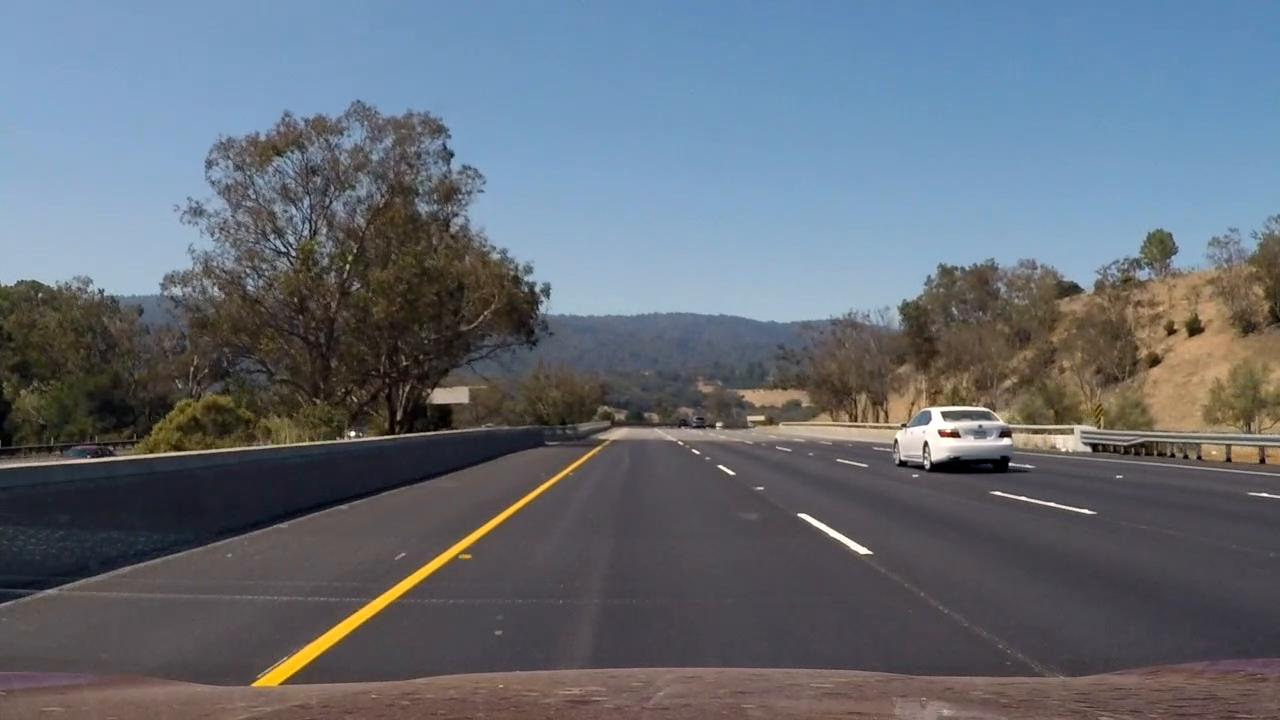
#> input picture test_extra/project_500.jpeg, 1280 x 720 px
$ jupyter execute --allow-errors P5.ipynb   (shell and % lines are left out)   (older library calls are emulated)
#> lines starting #> are read from the running program, lines starting #| are printed output that depends on the picture; after the words box and inside, x2 and y2 are one past the last pixel; in counts of white or black regions, pixels touching at a corner belong together
### code/DataArguAuti.py
import pandas as pd
import seaborn as sns
import numpy as np
import matplotlib.pyplot as plt
import cv2
import scipy.stats as stats
from tqdm import tqdm
import os
from sklearn.metrics import confusion_matrix, auc, roc_auc_score
import matplotlib.pyplot as plt
import sklearn
from skimage.feature import hog
import pandas as pd
import os
from tqdm import tqdm
from sklearn.model_selection import train_test_split
from sklearn.svm import LinearSVC,SVC
from sklearn.preprocessing import StandardScaler
import time
from scipy.ndimage.measurements import label
import numpy as np
import functools

sns.set_style("ticks")

np.random.seed(0)

# [18 lines left out: functions isIntersect, fitGamma, not called in this run]

def draw_boxes(img, bboxes, color=(0, 0, 255), thick=6):
    imcopy = np.copy(img)
    for bbox in bboxes:
        cv2.rectangle(imcopy, (bbox[0],bbox[1]), (bbox[2],bbox[3]), color, thick)

    return imcopy

# [34 lines left out: functions generator, plotArgumentationInRaw, not called in this run]


class dataArgumentForAutti(object):
    def __init__(self, annoFile, root_dir, ratio_nonCars=5):
#> further down, img is the input picture: shape (720, 1280, 3); mean B, G, R 117.3, 107.5, 100
        self.annoFile = annoFile
        self.root_dir = root_dir
        self.ratio_nonCars = ratio_nonCars
        self.pd_extra1 = pd.read_csv(annoFile, header=None, sep="\s+")
        self.pd_extra1 = self.pd_extra1.where((self.pd_extra1[6]=="car") |\
                                              (self.pd_extra1[6]=="truck")
                        ).dropna()


    # [83 lines left out: functions _getHeightWidth, _generateNoCar_fromFile, _parseBoxes, generateExtraFile, not called in this run]

### P5.ipynb
# 1. Histogram of Oriented Gradients (HOG)

## 1.1. Explain how (and identify where in your code) you extracted HOG features from the training images.

The code for this step is contained in the first code cell of the IPython notebook (or in lines # through # of the file called some_file.py).

I started by reading in all the vehicle and non-vehicle images. Here is an example of one of each of the vehicle and non-vehicle classes:

Vehicle|NonVehicle
---|---
|
|
|

[cell 1]
import pandas as pd
import seaborn as sns
import numpy as np
import matplotlib.pyplot as plt
import sys
import cv2
import scipy.stats as stats
from tqdm import tqdm
import os
from sklearn.metrics import confusion_matrix, auc, roc_auc_score
import matplotlib.pyplot as plt
import sklearn
from skimage.feature import hog
import pandas as pd
import os
from tqdm import tqdm
from sklearn.model_selection import train_test_split
from sklearn.svm import LinearSVC,SVC
from sklearn.preprocessing import StandardScaler
import time
from scipy.ndimage.measurements import label
import numpy as np
import functools
import pickle

sys.path.append("./code/")

from   DetectingBoxes import *
import DataArguAuti   as m_Auti

sns.set_style("ticks")

np.random.seed(0)

## 1.2. Explain how you settled on your final choice of HOG parameters.

My pipeline includes two steps.

First, the parameters for HOG features were chosen using the L channel in HLS as an example. The pix_per_cell were tried using [6,8,10], the cell_per_block were tried using [2,3] and orient were chosen using [6,8,9].

As shown below, `cell_per_block = 2` was well enough comparing with `cell_per_block = 3`. Further more, `orientations = 9` were better than 6 or 8 because it could reflect the shape of image better. Finally, `pix_per_cell = 8` is a good choice because 6 would results in too many features while 10 could not provide enough features.

[cell 2]
fig = plt.figure(figsize=(20, 10))

img = cv2.imread("./dataset/vehicles/GTI_Far/image0000.png")
#> (the rest of this cell did not finish here and is left out)

[cell 3]
pix_per_cell = 8
cell_per_block = 2
orient = 9

For the second step, the HOG features were extracted from all possible channel of images. However, as the channels were too much, which made the downstream calculation slowly and memory-usage too high, **only gray channel were used** in this case.

[cell 4]

M_ClassDict = {"non-vehicles" : 0, "vehicles" : 1}
#> (the rest of this cell did not finish here and is left out)

## 1.3 Describe how (and identify where in your code) you trained a classifier using your selected HOG features (and color features if you used them).

I trained the SVC classifier with RBF kernel by first using the udacity official vehicle and non-vehicle dataset,  and I got a high accuracy in both training set and testing set.

#> (a cell that did not finish here is left out)

[cell 6]
svcLess = SVC(random_state=0, C=1)
# Check the training time for the SVC
t=time.time()
#> (the rest of this cell did not finish here and is left out)

To further testing the accuracy of the model in other dataset, I generated some images from Autti dataset as the extra testing set. However, it seemed the false-positive rate is quite high for this extra dataset.

#> (a cell that did not finish here is left out)

The non-vehicle required the resulting boxes(blue) could not overlap with any vehicle boxes(Red) on the graph, and the window size for a non-vehicle was determined by a gamma distrubution estimated from the box-size of vehicles:

#> (a cell that did not finish here is left out)

#> (a cell that did not finish here is left out)

[cell 10]
l_extraTest = []
#> (the rest of this cell did not finish here and is left out)

So I decided to adding some images in Autti dataset to reducing the False positive rate of this model.

[cell 11]
n_train = 20000
n_test = 4000

#> (the rest of this cell did not finish here and is left out)

#> (a cell that did not finish here is left out)

#> (a cell that did not finish here is left out)

The AUC value for the new dataset is much more improved. So this new model were used for the next Sliding Window Search section

# 2. Sliding Window Search

## 2.1. Describe how (and identify where in your code) you implemented a sliding window search. How did you decide what scales to search and how much to overlap windows?

As was shown below, the window-searching algorithm is that a searching window with 96px in width and 96px in height were used to slide the images from `y=400` to `y=656`.

The step of the searching window is 24px, one fourth of the window size, and was walked along the whole searching region from up-down. The second searching window were marked as red in the resulting picture.

When all window in a single column were searched(12 windows in total), it would move 24px to the right and searched the next column. The first searching window in this new column were marked as green in the resulting picture.

[cell 14]
def allBoxesInImage(img, pix_per_cell=8,cell_per_block=2,orient=9,
                          ystart=400,ystop=656,scale=1.5,RGB2BGR=True):

#> called with pix_per_cell = 8, cell_per_block = 2, orient = 9, ystart = 400, ystop = 656, scale = 1.5, RGB2BGR = False
    img_tosearch = img[ystart:ystop,:,:]
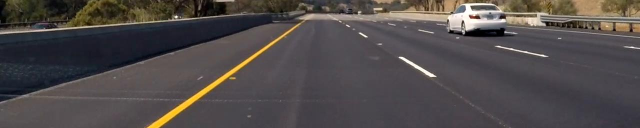
#> img_tosearch: shape (256, 1280, 3) (shown at 1/2 size); mean B, G, R 74.3, 74.9, 80.3
    imshape = img_tosearch.shape
    if scale != 1:
        img_tosearch = cv2.resize(img_tosearch, (np.int(imshape[1]/scale), np.int(imshape[0]/scale)))
#> img_tosearch: shape (170, 853, 3)

    nxblocks = (imshape[1] // pix_per_cell)-1
    nyblocks = (imshape[0] // pix_per_cell)-1
    nfeat_per_block = orient*cell_per_block**2

    window = 64
    nblocks_per_window = (window // pix_per_cell)-1
    cells_per_step = 2  # Instead of overlap, define how many cells to step
    nxsteps = (nxblocks - nblocks_per_window) // cells_per_step
    nysteps = (nyblocks - nblocks_per_window) // cells_per_step
    l_boxes = []
    for xb in range(nxsteps):
        for yb in range(nysteps):
            ypos = yb*cells_per_step
            xpos = xb*cells_per_step
            xleft = xpos*pix_per_cell
            ytop = ypos*pix_per_cell

            xbox_left = np.int(xleft*scale)
            ytop_draw = np.int(ytop*scale)
            win_draw = np.int(window*scale)
            l_boxes.append(((xbox_left, ytop_draw+ystart),(xbox_left+win_draw,ytop_draw+win_draw+ystart)))

    return l_boxes

[cell 15]
img = cv2.imread("./test_extra/project_500.jpeg")
l_boxout = allBoxesInImage(img, pix_per_cell=8,cell_per_block=2,orient=9,
                                     ystart=400,ystop=656,scale=1.5,RGB2BGR=False)
#> l_boxout = 912 items

m_allBlue = m_Auti.draw_boxes(cv2.cvtColor(img, cv2.COLOR_BGR2RGB),
                      list(map(lambda x: [x[0][0], x[0][1], x[1][0], x[1][1]], l_boxout))
)
#> the loop in draw_boxes, `for bbox in bboxes:` made 912 passes
#> bbox on passes 1 to 3: [0, 400, 96, 496], [0, 424, 96, 520], [0, 448, 96, 544]
#> after the loop in draw_boxes, `for bbox in bboxes:`:
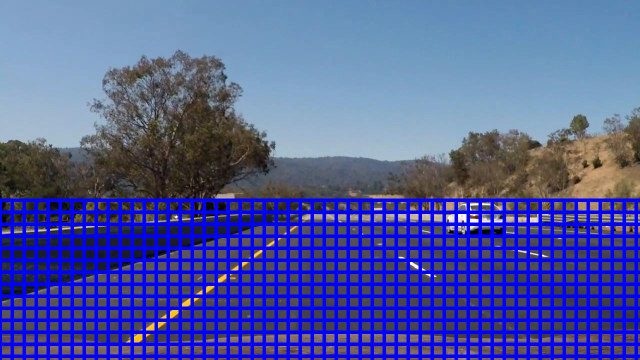
#> imcopy: shape (720, 1280, 3) (shown at 1/2 size); mean R, G, B 80.5, 89.9, 158.2
m_oneRed = m_Auti.draw_boxes(m_allBlue,
                      list(map(lambda x: [x[0][0], x[0][1], x[1][0], x[1][1]], l_boxout[1:2])), color=(255,0,0)
)
#> call 2 of draw_boxes, with color = (255, 0, 0), thick = 6
#> after the loop in draw_boxes (call 2), `for bbox in bboxes:`:
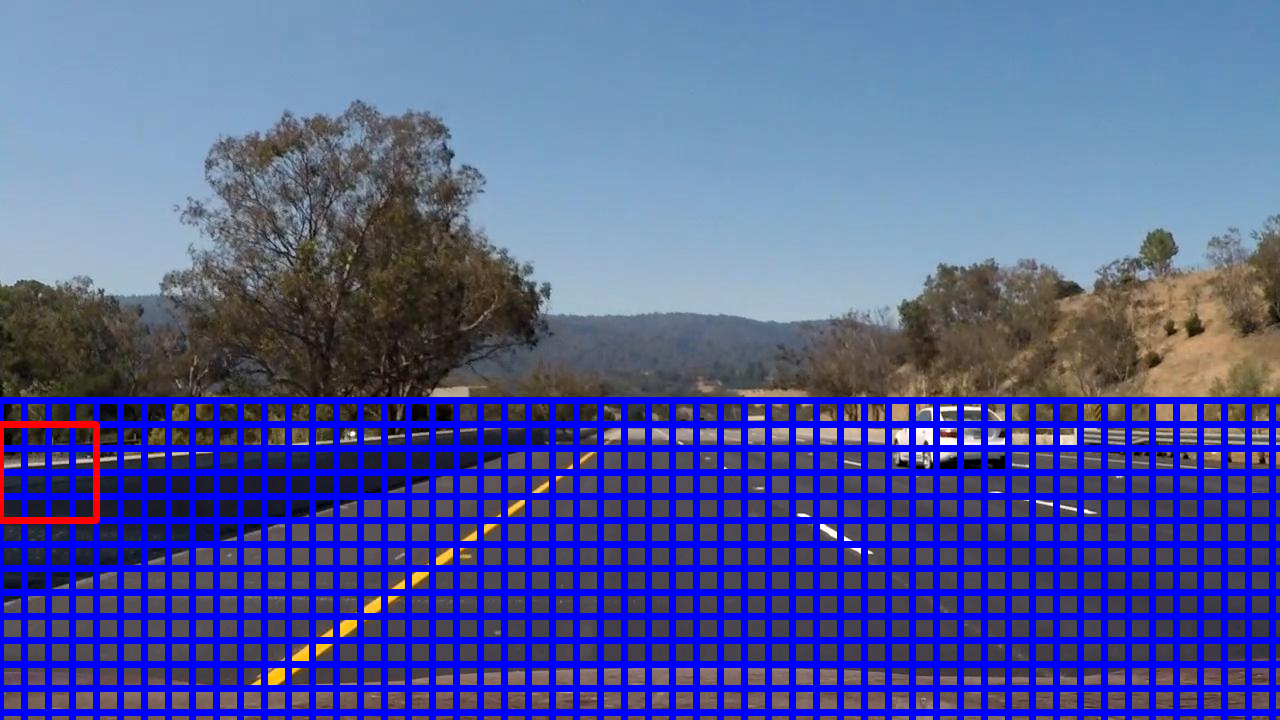
#> imcopy: shape (720, 1280, 3); 0.26% of pixels changed, all inside (x1, y1, x2, y2) = (0, 421, 100, 524)
m_oneRedGreen = m_Auti.draw_boxes(m_oneRed,
                      list(map(lambda x: [x[0][0], x[0][1], x[1][0], x[1][1]], l_boxout[12:13])), color=(0,255,0)
)
#> call 3 of draw_boxes, with color = (0, 255, 0), thick = 6
#> after the loop in draw_boxes (call 3), `for bbox in bboxes:`:
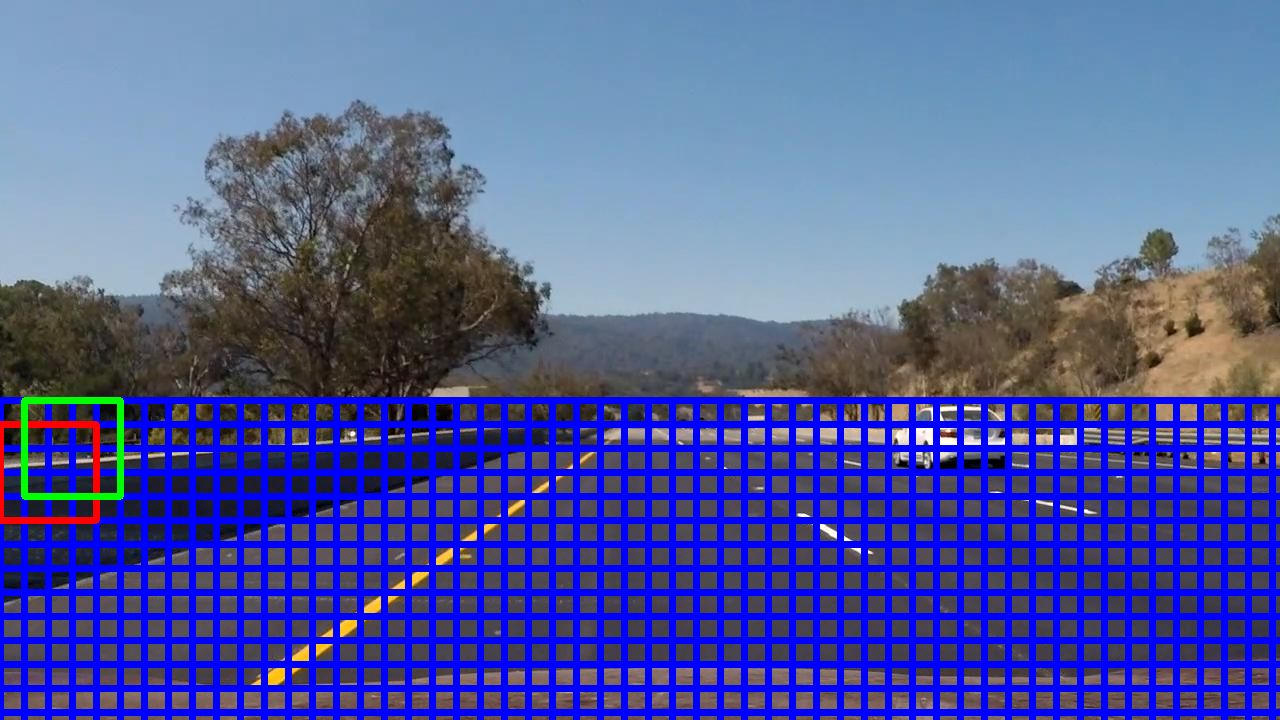
#> imcopy: shape (720, 1280, 3); 0.29% of pixels changed, all inside (x1, y1, x2, y2) = (21, 397, 124, 500)
plt.imshow(m_oneRedGreen)
print(l_boxout[0], l_boxout[1], l_boxout[12])
#| ((0, 400), (96, 496)) ((0, 424), (96, 520)) ((24, 400), (120, 496))

$ run again, with test_extra/project_000.jpeg copied over test_extra/project_500.jpeg
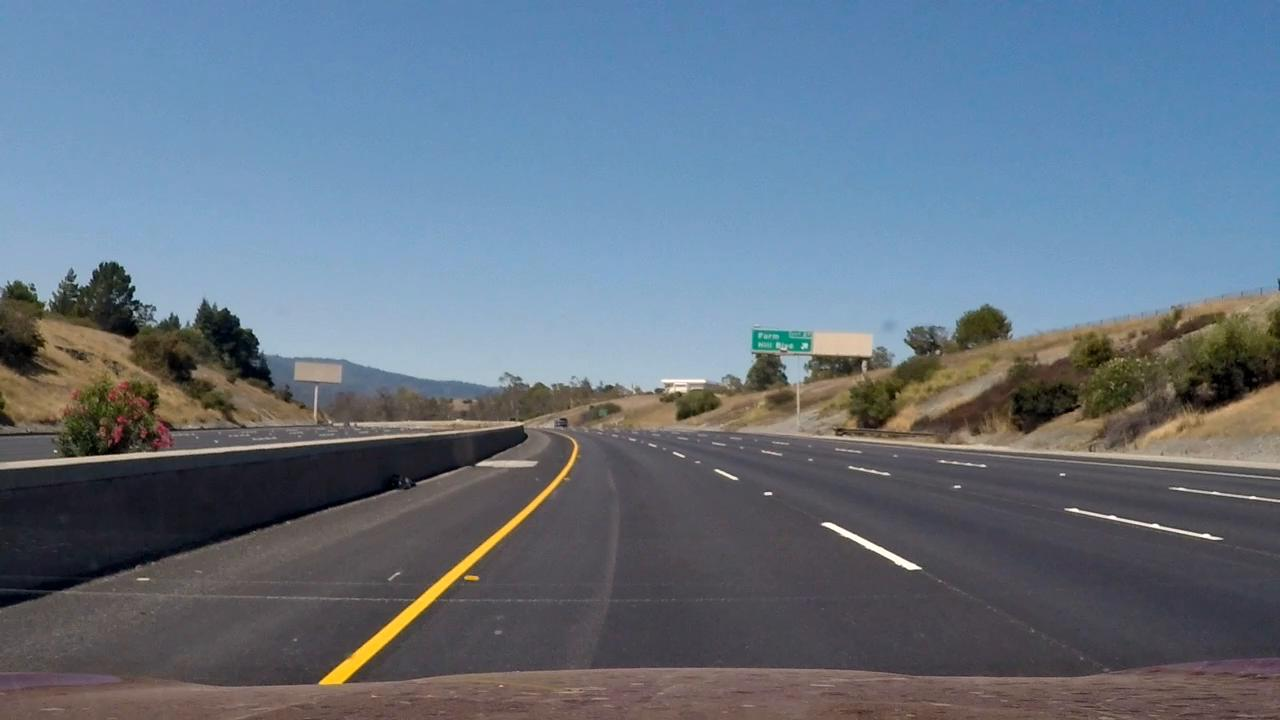
#> input picture test_extra/project_000.jpeg, 1280 x 720 px
#> img is the input picture: shape (720, 1280, 3); mean B, G, R 130.1, 114.9, 100.8
#> in allBoxesInImage, `img_tosearch = img[ystart:ystop,:,:]`:
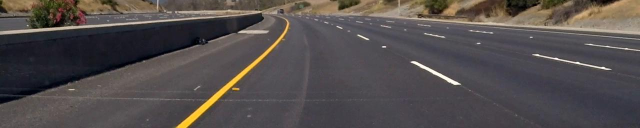
#> img_tosearch: shape (256, 1280, 3) (shown at 1/2 size); mean B, G, R 76.8, 77.4, 83.2
#> l_boxout = 912 items
#> the loop in draw_boxes, `for bbox in bboxes:` made 912 passes
#> bbox on passes 1 to 3: [0, 400, 96, 496], [0, 424, 96, 520], [0, 448, 96, 544]
#> after the loop in draw_boxes (call 3), `for bbox in bboxes:`:
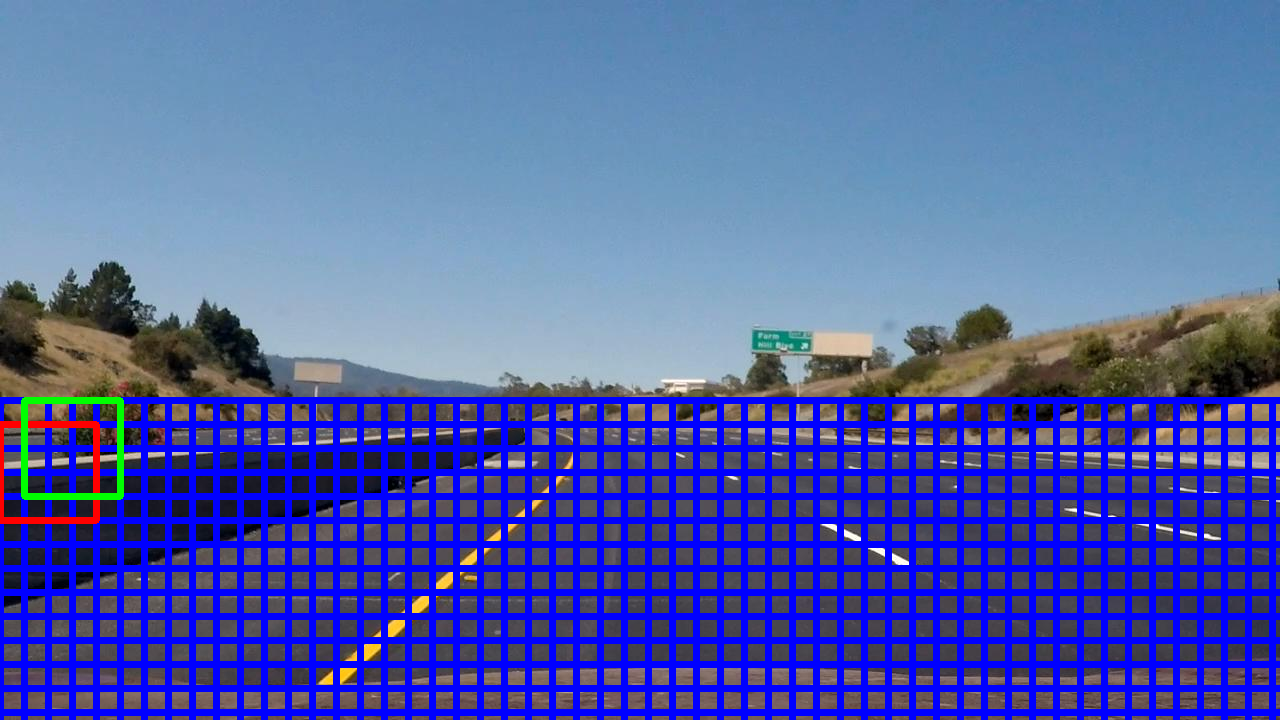
#> imcopy: shape (720, 1280, 3); mean R, G, B 81.4, 97.5, 169.1
#| ((0, 400), (96, 496)) ((0, 424), (96, 520)) ((24, 400), (120, 496))
